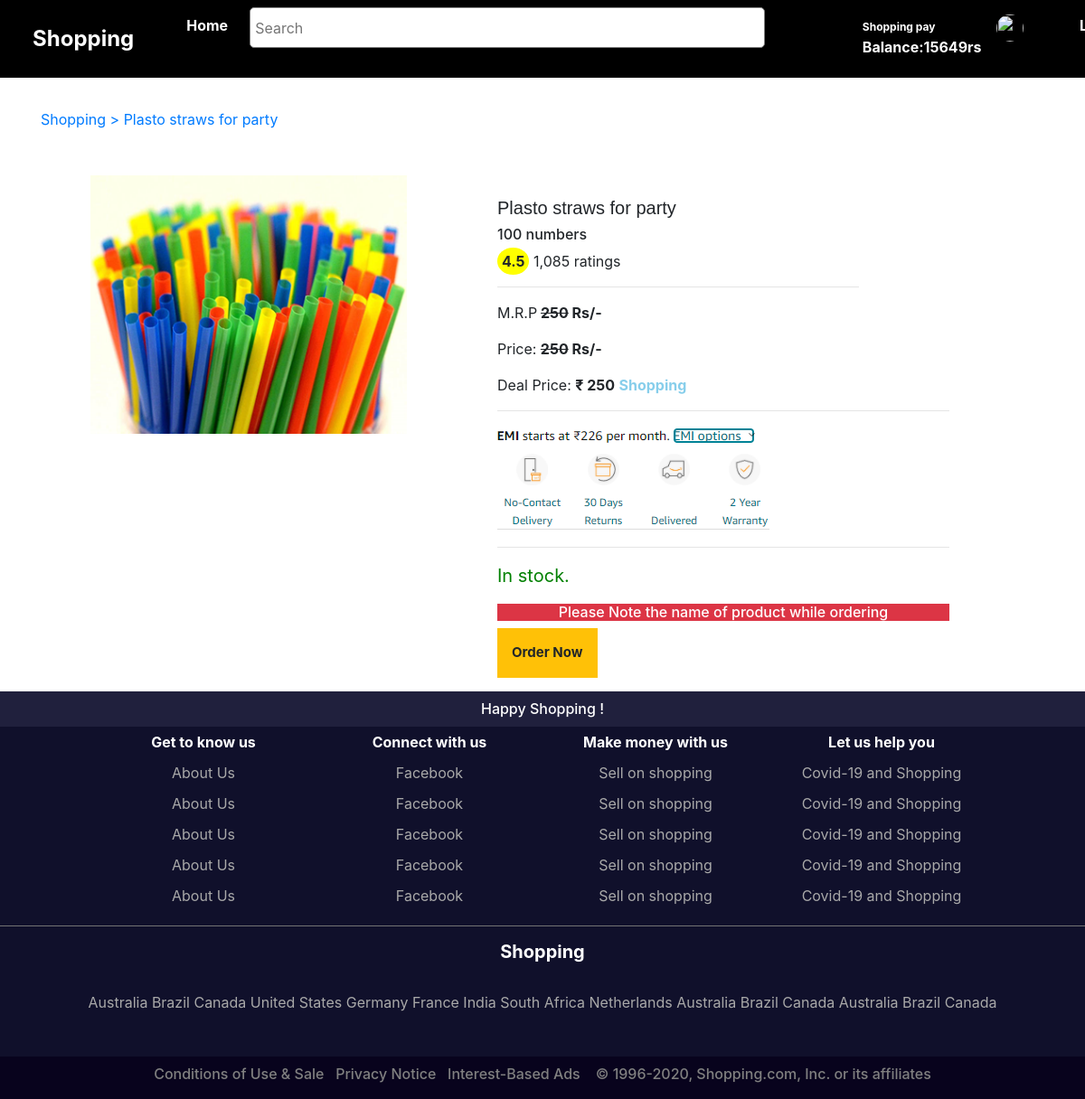
The page /product/1 (signed in) on the database its author committed.
### bookings/models.py (models this page shows, shortened)
class UserProfile(models.Model):
    user = models.OneToOneField(User,on_delete=models.CASCADE)
    Location = models.CharField(max_length=100,default='')
    balance = models.IntegerField(default=1500)
    age = models.IntegerField(default='')
    mobilenumber = models.IntegerField(default='')
    cu_CHOICES = [
    ('Public Sector', 'Public Sector'),
    ('Private Sector', 'Private Sector'),
    ('Self-Employed', 'Self-Employed'),
    ('Unemployed', 'UnEmployed'),
    ('Student', 'Student'),
    ]
    occupation = models.CharField(choices = cu_CHOICES,max_length=100, default='M')
    hq_CHOICES = [
    ('Pre-University', 'Pre-University'),
    ('Graduates Degree', 'Graduates Degree'),
    ('Masters Degree ', 'Masters Degree'),
    ('PhD', 'PhD'),
    ('Others', 'Others'),
    ]
    hq = models.CharField(choices = hq_CHOICES,max_length=100, default='M')
    gender_CHOICES = [
    ('M', 'M'),
    ('F', 'F'),
    ]
    gender = models.CharField(choices = gender_CHOICES,max_length=100, default='M')
    column_CHOICES = [
    ('Below 5 Lakh', 'Below 5 Lakh'),
    ('5-10 Lakh', '5-10 Lakh'),
    ('more than 10 lakh', 'more than 10 lakh'),
    ]
    income = models.CharField(choices = column_CHOICES,max_length=100, default='')

class Product(models.Model):
    name = models.CharField(max_length=100,default='')
    poster = models.ImageField(upload_to = 'movie_posters',blank=True)
    description = models.CharField(max_length=1000,default='')
    rating = models.FloatField(default=4.5)
    basic_price = models.IntegerField(default=100)
    offer = models.BooleanField(default=False)
    offer_description = models.CharField(max_length=2000,default='',blank=True)
    language_CHOICES = [
    ('Suitcase', 'Suitcase'),
    ('Straws', 'Straws'),
    ('Plates', 'Plates'),
      ('Pen', 'Pen'),
    ('Towel', 'Towel'),
    ('Brush', 'Brush'),
    ]
    column_CHOICES = [
    ('1', '1'),
    ('2', '2'),
    ('3', '3'),
    ]
    Type = models.CharField(choices = language_CHOICES,max_length=100, default='')
    column_number = models.CharField(choices = column_CHOICES,max_length=100, default='')

### bookings/views.py (the view)
# urls.py: path('product/<int:pk>',views.product_details.as_view(),name='product_details'),
class product_details(DetailView):
    template_name = 'product_details.html'
    model = models.Product
    context_object_name = 'movie'

### templates/product_details.html (shortened to what this page needs)
{% extends 'base.html' %}
{% load static %}
{% block body_block %}
<br><br>
<a href="">
<div class="container"><p>Shopping  > {{movie.name}}</p></div>
</a>
<div id="ivb" style=" overflow-y:hidden; margin-top:50px;">
  <img src="{{movie.poster.url}}" style="float:left; margin-left:100px;" width="350px; " alt="">
<div style="background:white; margin-left:550px; width:500px;">
    <br>
    <h5 style="font-family: arial;"> {{movie.name }}</h5>
    <h6>{{movie.description}}</h6>
    <p>
<span style="background-color: yellow; padding:5px; border-radius:50%;"> <b>{{movie.rating}}</b></span>
      1,085 ratings</p>
    <hr style="width: 400px; margin-left:0px; color:black;">
    <p style="width: 700px;">  M.R.P<b>  <span style="text-decoration: line-through;">{{movie.basic_price}}</span> Rs/-</b>  </p>
    <p style="width: 700px;">  Price: <b>  <span style="text-decoration: line-through;">{{movie.basic_price}}</span> Rs/-</b>  </p>
    <p style="width: 700px;">  Deal Price: <b>  <span style=""> ₹ {{movie.basic_price}}</span></b>
   <b> <span style="color:skyblue;">Shopping</span> </b>
    </p>
<hr>
    <img src="{% static 'images/thirty.PNG' %}" style=" " alt="">
<hr>
<p style="color:green; font-size:20px;">In stock.</p>
<h6 class="btn-danger"><center>Please Note the name of product while ordering</center></h6>
<div style="margin-bottom:15px;">
  {% if user.is_authenticated %}
  <a href="{% url 'bookings:reserve' %}"  class="btn btn-warning" style=" border-radius:0px;padding:15px; font-size:15px;"><b>Order Now</b></a>
  {% else %}
  <a href="{% url 'bookings:user_login' %}"  class="btn btn-warning" style=" border-radius:0px;padding:15px; font-size:20px;"><b>Order Now</b></a>
  {% endif %}
</div>
</div>
</div>
{% endblock %}

### templates/base.html (shortened to what this page needs)
{% load static %}
<!DOCTYPE html>
<html lang="en">
<head>
    <link rel="stylesheet" href="https://maxcdn.bootstrapcdn.com/bootstrap/4.0.0/css/bootstrap.min.css">
</head>
<body>
  <nav class="navbar navbar-expand-lg navbar-light  fixed-top " style="background:black;">
    <a class="navbar-brand" href="{% url 'bookings:home' %}" style="font-size: 1.5em;margin-left:20px;margin-right:50px;">
     <div >
      <b style="color: white;">
        Shopping
      </b>
     </div>
      </a>
    <div class="collapse navbar-collapse" id="navbarNavAltMarkup">
      <div class="navbar-nav" style="">
        <a class="nav-item nav-link active" style="margin-left: px;color:white;" href="{% url 'bookings:home' %}"><b>Home</b> <span class="sr-only">(current)</span></a>
        <a class="nav-item nav-link active" style="margin-left: px;" href="{% url 'bookings:home' %}"><b></b> <span class="sr-only">(current)</span></a>
        <input class=""
        style="background:white; border:1px solid grey; height:45px; color:black;
        border-radius:5px;margin-left: 0px;margin-right:100px; padding:5px; width:600px;
        "
        type="search" placeholder="Search" aria-label="Search">
        {% if user.is_authenticated %}
        <a class="nav-item nav-link"  style="margin-left: px;color:white;" href="#"><b><span style="font-size: 12px;;">Shopping pay </span> <br> Balance:{{user.userprofile.balance}}rs</b></a>
        {% if user.is_superuser %}
        <a type='button'  class="nav-item nav-link" href="{% url 'bookings:profile' %}">
            <img src="{{user.userprofile.profilePic.url}}" width="30px;" height="30px;" style="border-radius:50%;" alt="">
            <br>        <a class="nav-item nav-link"  style="margin-left: px;color:white;" href="{% url 'bookings:logout' %}"><b>Logout</b></a>
    </a>
          {% endif %}
        {% else %}
        <a class="nav-item nav-link" style="#cccccc;color:white; font-size:12px;
        " href="{% url 'bookings:user_login' %}">Hello, User <b><br><span style="font-size: 14px;">Login now</span></b></a>
        <a class="nav-item nav-link" style="#cccccc;color:white;
        " href="{% url 'bookings:register' %}"><b>sign up</b></a>
        {% endif %}
      </div>
    </div>
  </nav>
  <br><br> <br>
  {% block body_block %}
  {% endblock %}
<footer>
  <div style="background-color: rgb(32, 32, 61); ">
    <center><h6 style="color: white; padding:10px;">
      Happy Shopping !
    </h6></center>
  </div>
  <div style="background-color: rgb(16, 16, 43);color:darkgray; margin-top:-8px;">
   <center>
    <table  style="border:none;">
      <thead style="color: white;">
        <th>Get to know us</th>
        <th>Connect with us</th>
        <th>Make money with us</th>
        <th>Let us help you</th>
      </thead>
     <tbody>
      <tr>
        <td>About Us</td>
        <td>Facebook</td>
        <td>Sell on shopping</td>
        <td>Covid-19 and Shopping</td>
      </tr>
      <tr>
        <td>About Us</td>
        <td>Facebook</td>
        <td>Sell on shopping</td>
        <td>Covid-19 and Shopping</td>
      </tr>
      <tr>
        <td>About Us</td>
        <td>Facebook</td>
        <td>Sell on shopping</td>
        <td>Covid-19 and Shopping</td>
      </tr>
      <tr>
        <td>About Us</td>
        <td>Facebook</td>
        <td>Sell on shopping</td>
        <td>Covid-19 and Shopping</td>
      </tr>
      <tr>
        <td>About Us</td>
        <td>Facebook</td>
        <td>Sell on shopping</td>
        <td>Covid-19 and Shopping</td>
      </tr>
     </tbody>
    </table>
   </center>
   <hr style="background-color:grey ; width:1200px">
<div>
 <center>
  <b style="color: white;">
  <h5>  <b>
    Shopping
  </b></h5>
  </b>
<br>
  <thead>
    <th>Australia</th>
    <th>Brazil</th>
    <th>Canada</th>
    <th>United States</th>
    <th>Germany</th>
    <th>France</th>
    <th>India</th>
    <th>South Africa</th>
    <th>Netherlands</th>
    <th>Australia</th>
    <th>Brazil</th>
    <th>Canada</th>
    <th>Australia</th>
    <th>Brazil</th>
    <th>Canada</th>
  </thead>
 </center>
</div>
<br><br>
  </div>
<center>
  <div style="background-color: rgb(8, 3, 29); padding:10px;">
    <h6 style="color: grey;">
      Conditions of Use & Sale &nbsp; Privacy Notice &nbsp; Interest-Based Ads
      &nbsp;&nbsp;
      © 1996-2020, Shopping.com, Inc. or its affiliates
    </h6>
  </div>
</center>
</footer>
</body>
</html>

### templates/base.html (style rules this page uses)
body { background-color:rgb(235, 229, 229); }
td,th { padding:5px; width:250px; text-align: center; }

### templates/product_details.html (style rules this page uses)
body { background-color: white; }

### rows shown on the page
Product: name "Plasto straws for party", poster (picture), description "100 numbers", rating "4.5", basic_price "250"

### other values the page prints
{{ user.userprofile.balance }} "15649"
